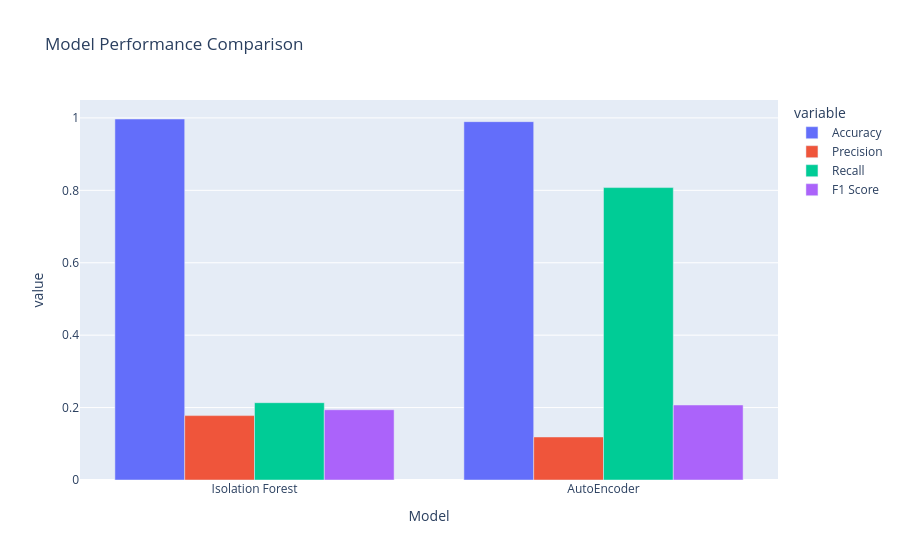

Notebook source saved alongside this figure:
### Markdown cell above
## Compare Models

### Code cell
fig=px.bar(
    results,
    x="Model",
    y=["Accuracy","Precision","Recall","F1 Score"],
    barmode="group",
    title="Model Performance Comparison"
)
fig.show()

### Figure 1 — Plotly figure (JSON) as saved in the notebook; plotly's stock layout.template omitted (floating-point values rounded to 4 significant figures)
{"data": [{"alignmentgroup": "True", "hovertemplate": "variable=Accuracy<br>Model=%{x}<br>value=%{y}<extra></extra>", "legendgroup": "Accuracy", "marker": {"color": "#636efa", "pattern": {"shape": ""}}, "name": "Accuracy", "offsetgroup": "Accuracy", "orientation": "v", "showlegend": true, "textposition": "auto", "type": "bar", "x": ["Isolation Forest", "AutoEncoder"], "xaxis": "x", "y": [0.997, 0.9897], "yaxis": "y"}, {"alignmentgroup": "True", "hovertemplate": "variable=Precision<br>Model=%{x}<br>value=%{y}<extra></extra>", "legendgroup": "Precision", "marker": {"color": "#EF553B", "pattern": {"shape": ""}}, "name": "Precision", "offsetgroup": "Precision", "orientation": "v", "showlegend": true, "textposition": "auto", "type": "bar", "x": ["Isolation Forest", "AutoEncoder"], "xaxis": "x", "y": [0.1778, 0.1188], "yaxis": "y"}, {"alignmentgroup": "True", "hovertemplate": "variable=Recall<br>Model=%{x}<br>value=%{y}<extra></extra>", "legendgroup": "Recall", "marker": {"color": "#00cc96", "pattern": {"shape": ""}}, "name": "Recall", "offsetgroup": "Recall", "orientation": "v", "showlegend": true, "textposition": "auto", "type": "bar", "x": ["Isolation Forest", "AutoEncoder"], "xaxis": "x", "y": [0.2135, 0.8076], "yaxis": "y"}, {"alignmentgroup": "True", "hovertemplate": "variable=F1 Score<br>Model=%{x}<br>value=%{y}<extra></extra>", "legendgroup": "F1 Score", "marker": {"color": "#ab63fa", "pattern": {"shape": ""}}, "name": "F1 Score", "offsetgroup": "F1 Score", "orientation": "v", "showlegend": true, "textposition": "auto", "type": "bar", "x": ["Isolation Forest", "AutoEncoder"], "xaxis": "x", "y": [0.194, 0.2072], "yaxis": "y"}], "layout": {"barmode": "group", "legend": {"title": {"text": "variable"}, "tracegroupgap": 0}, "title": {"text": "Model Performance Comparison"}, "xaxis": {"anchor": "y", "domain": [0, 1], "title": {"text": "Model"}}, "yaxis": {"anchor": "x", "domain": [0, 1], "title": {"text": "value"}}}}
